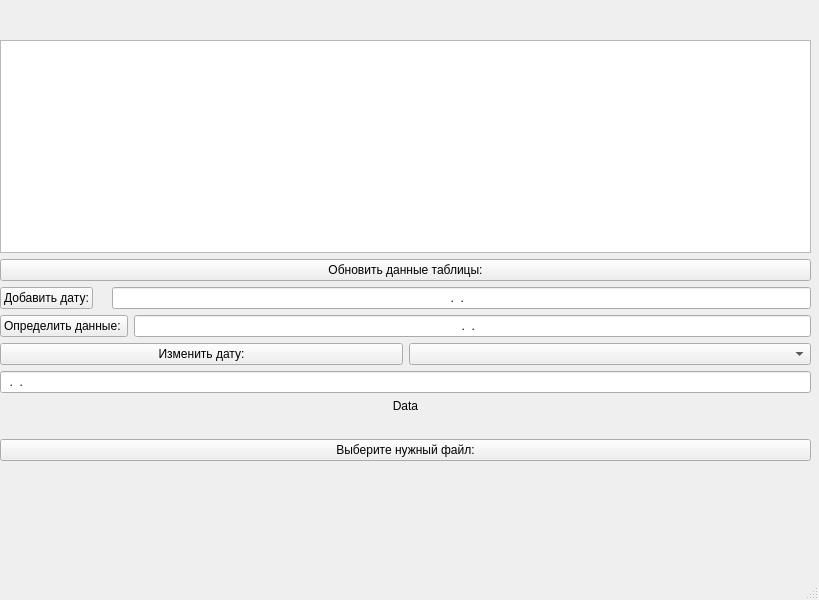
<?xml version="1.0" encoding="UTF-8"?>
<ui version="4.0">
 <class>MainWindow</class>
 <widget class="QMainWindow" name="MainWindow">
  <property name="geometry">
   <rect>
    <x>0</x>
    <y>0</y>
    <width>819</width>
    <height>600</height>
   </rect>
  </property>
  <property name="windowTitle">
   <string>MainWindow</string>
  </property>
  <widget class="QWidget" name="centralwidget">
   <widget class="QLabel" name="label">
    <property name="geometry">
     <rect>
      <x>500</x>
      <y>80</y>
      <width>211</width>
      <height>20</height>
     </rect>
    </property>
    <property name="text">
     <string/>
    </property>
   </widget>
   <widget class="QWidget" name="layoutWidget">
    <property name="geometry">
     <rect>
      <x>0</x>
      <y>40</y>
      <width>811</width>
      <height>441</height>
     </rect>
    </property>
    <layout class="QHBoxLayout" name="horizontalLayout_4">
     <item>
      <layout class="QVBoxLayout" name="verticalLayout">
       <item>
        <widget class="QTableView" name="tableView"/>
       </item>
       <item>
        <widget class="QPushButton" name="pushButton">
         <property name="text">
          <string>Обновить данные таблицы:</string>
         </property>
        </widget>
       </item>
       <item>
        <layout class="QHBoxLayout" name="horizontalLayout_2">
         <item>
          <widget class="QPushButton" name="pushButton_3">
           <property name="text">
            <string>Добавить дату:</string>
           </property>
          </widget>
         </item>
         <item>
          <widget class="QLabel" name="label_4">
           <property name="text">
            <string/>
           </property>
          </widget>
         </item>
         <item>
          <widget class="QLineEdit" name="lineEdit_2">
           <property name="inputMask">
            <string>99.99.9999</string>
           </property>
           <property name="alignment">
            <set>Qt::AlignCenter</set>
           </property>
          </widget>
         </item>
        </layout>
       </item>
       <item>
        <layout class="QHBoxLayout" name="horizontalLayout">
         <item>
          <widget class="QPushButton" name="pushButton_2">
           <property name="text">
            <string>Определить данные: </string>
           </property>
          </widget>
         </item>
         <item>
          <widget class="QLineEdit" name="lineEdit">
           <property name="inputMask">
            <string>99.99.9999</string>
           </property>
           <property name="alignment">
            <set>Qt::AlignCenter</set>
           </property>
          </widget>
         </item>
        </layout>
       </item>
       <item>
        <layout class="QHBoxLayout" name="horizontalLayout_3">
         <item>
          <widget class="QPushButton" name="pushButton_4">
           <property name="text">
            <string>Изменить дату:</string>
           </property>
          </widget>
         </item>
         <item>
          <widget class="QComboBox" name="comboBox"/>
         </item>
        </layout>
       </item>
       <item>
        <widget class="QLineEdit" name="lineEdit_4">
         <property name="inputMask">
          <string>99.99.9999</string>
         </property>
        </widget>
       </item>
       <item>
        <widget class="QLabel" name="label_2">
         <property name="frameShadow">
          <enum>QFrame::Plain</enum>
         </property>
         <property name="text">
          <string>Data</string>
         </property>
         <property name="alignment">
          <set>Qt::AlignCenter</set>
         </property>
        </widget>
       </item>
       <item>
        <widget class="QLabel" name="label_5">
         <property name="text">
          <string/>
         </property>
        </widget>
       </item>
       <item>
        <layout class="QVBoxLayout" name="verticalLayout_2">
         <item>
          <widget class="QPushButton" name="pushButton_5">
           <property name="text">
            <string>Выберите нужный файл:</string>
           </property>
          </widget>
         </item>
         <item>
          <widget class="QLabel" name="label_3">
           <property name="text">
            <string/>
           </property>
           <property name="alignment">
            <set>Qt::AlignCenter</set>
           </property>
          </widget>
         </item>
        </layout>
       </item>
      </layout>
     </item>
    </layout>
   </widget>
  </widget>
  <widget class="QMenuBar" name="menubar">
   <property name="geometry">
    <rect>
     <x>0</x>
     <y>0</y>
     <width>819</width>
     <height>17</height>
    </rect>
   </property>
  </widget>
  <widget class="QStatusBar" name="statusbar"/>
 </widget>
 <resources/>
 <connections/>
</ui>
